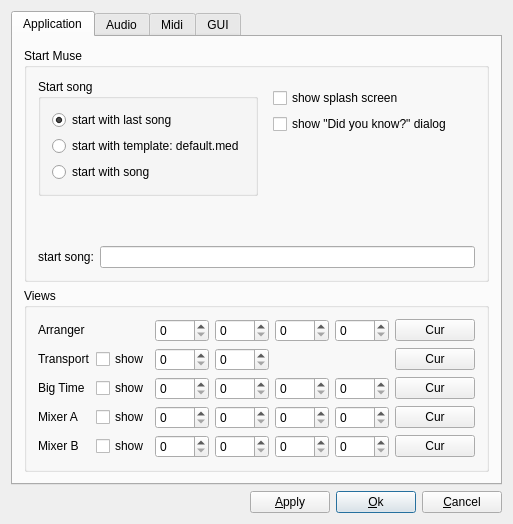
<?xml version="1.0" encoding="UTF-8"?>
<ui version="4.0">
 <class>GlobalSettingsDialogBase</class>
 <widget class="QDialog" name="GlobalSettingsDialogBase">
  <property name="geometry">
   <rect>
    <x>0</x>
    <y>0</y>
    <width>494</width>
    <height>518</height>
   </rect>
  </property>
  <property name="windowTitle">
   <string>MusE: Global Settings</string>
  </property>
  <layout class="QVBoxLayout">
   <property name="spacing">
    <number>6</number>
   </property>
   <property name="margin">
    <number>11</number>
   </property>
   <item>
    <widget class="QTabWidget" name="TabWidget2">
     <property name="sizePolicy">
      <sizepolicy hsizetype="Expanding" vsizetype="Preferred">
       <horstretch>0</horstretch>
       <verstretch>0</verstretch>
      </sizepolicy>
     </property>
     <widget class="QWidget" name="TabPage">
      <attribute name="title">
       <string>Application</string>
      </attribute>
      <layout class="QGridLayout">
       <item row="1" column="0">
        <widget class="QGroupBox" name="groupBox4">
         <property name="sizePolicy">
          <sizepolicy hsizetype="Preferred" vsizetype="Preferred">
           <horstretch>0</horstretch>
           <verstretch>0</verstretch>
          </sizepolicy>
         </property>
         <property name="title">
          <string>Views</string>
         </property>
         <layout class="QGridLayout">
          <item row="1" column="3">
           <widget class="QSpinBox" name="transportY">
            <property name="toolTip">
             <string>y-pos</string>
            </property>
            <property name="maximum">
             <number>9999</number>
            </property>
           </widget>
          </item>
          <item row="1" column="1">
           <widget class="QCheckBox" name="showTransport">
            <property name="text">
             <string>show</string>
            </property>
           </widget>
          </item>
          <item row="1" column="2">
           <widget class="QSpinBox" name="transportX">
            <property name="toolTip">
             <string>x-pos</string>
            </property>
            <property name="maximum">
             <number>9999</number>
            </property>
           </widget>
          </item>
          <item row="0" column="5">
           <widget class="QSpinBox" name="arrangerH">
            <property name="toolTip">
             <string>height</string>
            </property>
            <property name="maximum">
             <number>9999</number>
            </property>
           </widget>
          </item>
          <item row="0" column="4">
           <widget class="QSpinBox" name="arrangerW">
            <property name="toolTip">
             <string>width</string>
            </property>
            <property name="maximum">
             <number>9999</number>
            </property>
           </widget>
          </item>
          <item row="0" column="3">
           <widget class="QSpinBox" name="arrangerY">
            <property name="toolTip">
             <string>y-pos</string>
            </property>
            <property name="maximum">
             <number>9999</number>
            </property>
           </widget>
          </item>
          <item row="0" column="2">
           <widget class="QSpinBox" name="arrangerX">
            <property name="toolTip">
             <string>x-pos</string>
            </property>
            <property name="maximum">
             <number>9999</number>
            </property>
           </widget>
          </item>
          <item row="2" column="1">
           <widget class="QCheckBox" name="showBigtime">
            <property name="text">
             <string>show</string>
            </property>
           </widget>
          </item>
          <item row="2" column="2">
           <widget class="QSpinBox" name="bigtimeX">
            <property name="toolTip">
             <string>x-pos</string>
            </property>
            <property name="maximum">
             <number>9999</number>
            </property>
           </widget>
          </item>
          <item row="2" column="3">
           <widget class="QSpinBox" name="bigtimeY">
            <property name="toolTip">
             <string>y-pos</string>
            </property>
            <property name="maximum">
             <number>9999</number>
            </property>
           </widget>
          </item>
          <item row="2" column="4">
           <widget class="QSpinBox" name="bigtimeW">
            <property name="toolTip">
             <string>width</string>
            </property>
            <property name="maximum">
             <number>9999</number>
            </property>
           </widget>
          </item>
          <item row="2" column="5">
           <widget class="QSpinBox" name="bigtimeH">
            <property name="toolTip">
             <string>height</string>
            </property>
            <property name="maximum">
             <number>9999</number>
            </property>
           </widget>
          </item>
          <item row="3" column="1">
           <widget class="QCheckBox" name="showMixer">
            <property name="text">
             <string>show</string>
            </property>
           </widget>
          </item>
          <item row="4" column="1">
           <widget class="QCheckBox" name="showMixer2">
            <property name="text">
             <string>show</string>
            </property>
           </widget>
          </item>
          <item row="3" column="0">
           <widget class="QLabel" name="textLabel4">
            <property name="sizePolicy">
             <sizepolicy hsizetype="Preferred" vsizetype="Fixed">
              <horstretch>0</horstretch>
              <verstretch>0</verstretch>
             </sizepolicy>
            </property>
            <property name="text">
             <string>Mixer A</string>
            </property>
            <property name="wordWrap">
             <bool>false</bool>
            </property>
           </widget>
          </item>
          <item row="4" column="0">
           <widget class="QLabel" name="textLabel4_2">
            <property name="sizePolicy">
             <sizepolicy hsizetype="Preferred" vsizetype="Fixed">
              <horstretch>0</horstretch>
              <verstretch>0</verstretch>
             </sizepolicy>
            </property>
            <property name="text">
             <string>Mixer B</string>
            </property>
            <property name="wordWrap">
             <bool>false</bool>
            </property>
           </widget>
          </item>
          <item row="2" column="0">
           <widget class="QLabel" name="textLabel3">
            <property name="sizePolicy">
             <sizepolicy hsizetype="Preferred" vsizetype="Fixed">
              <horstretch>0</horstretch>
              <verstretch>0</verstretch>
             </sizepolicy>
            </property>
            <property name="text">
             <string>Big Time</string>
            </property>
            <property name="wordWrap">
             <bool>false</bool>
            </property>
           </widget>
          </item>
          <item row="0" column="0">
           <widget class="QLabel" name="textLabel1_3">
            <property name="sizePolicy">
             <sizepolicy hsizetype="Preferred" vsizetype="Fixed">
              <horstretch>0</horstretch>
              <verstretch>0</verstretch>
             </sizepolicy>
            </property>
            <property name="text">
             <string>Arranger</string>
            </property>
            <property name="wordWrap">
             <bool>false</bool>
            </property>
           </widget>
          </item>
          <item row="1" column="0">
           <widget class="QLabel" name="textLabel2">
            <property name="sizePolicy">
             <sizepolicy hsizetype="Preferred" vsizetype="Fixed">
              <horstretch>0</horstretch>
              <verstretch>0</verstretch>
             </sizepolicy>
            </property>
            <property name="text">
             <string>Transport</string>
            </property>
            <property name="wordWrap">
             <bool>false</bool>
            </property>
           </widget>
          </item>
          <item row="3" column="5">
           <widget class="QSpinBox" name="mixerH">
            <property name="toolTip">
             <string>height</string>
            </property>
            <property name="maximum">
             <number>9999</number>
            </property>
           </widget>
          </item>
          <item row="3" column="4">
           <widget class="QSpinBox" name="mixerW">
            <property name="toolTip">
             <string>width</string>
            </property>
            <property name="maximum">
             <number>9999</number>
            </property>
           </widget>
          </item>
          <item row="3" column="3">
           <widget class="QSpinBox" name="mixerY">
            <property name="toolTip">
             <string>y-pos</string>
            </property>
            <property name="maximum">
             <number>9999</number>
            </property>
           </widget>
          </item>
          <item row="3" column="2">
           <widget class="QSpinBox" name="mixerX">
            <property name="toolTip">
             <string>x-pos</string>
            </property>
            <property name="maximum">
             <number>9999</number>
            </property>
           </widget>
          </item>
          <item row="3" column="6">
           <widget class="QPushButton" name="setMixerCurrent">
            <property name="sizePolicy">
             <sizepolicy hsizetype="Minimum" vsizetype="Fixed">
              <horstretch>0</horstretch>
              <verstretch>0</verstretch>
             </sizepolicy>
            </property>
            <property name="toolTip">
             <string>set current values</string>
            </property>
            <property name="text">
             <string>Cur</string>
            </property>
           </widget>
          </item>
          <item row="4" column="5">
           <widget class="QSpinBox" name="mixer2H">
            <property name="toolTip">
             <string>height</string>
            </property>
            <property name="maximum">
             <number>9999</number>
            </property>
           </widget>
          </item>
          <item row="4" column="4">
           <widget class="QSpinBox" name="mixer2W">
            <property name="toolTip">
             <string>width</string>
            </property>
            <property name="maximum">
             <number>9999</number>
            </property>
           </widget>
          </item>
          <item row="4" column="3">
           <widget class="QSpinBox" name="mixer2Y">
            <property name="toolTip">
             <string>y-pos</string>
            </property>
            <property name="maximum">
             <number>9999</number>
            </property>
           </widget>
          </item>
          <item row="4" column="2">
           <widget class="QSpinBox" name="mixer2X">
            <property name="toolTip">
             <string>x-pos</string>
            </property>
            <property name="maximum">
             <number>9999</number>
            </property>
           </widget>
          </item>
          <item row="4" column="6">
           <widget class="QPushButton" name="setMixer2Current">
            <property name="sizePolicy">
             <sizepolicy hsizetype="Minimum" vsizetype="Fixed">
              <horstretch>0</horstretch>
              <verstretch>0</verstretch>
             </sizepolicy>
            </property>
            <property name="toolTip">
             <string>set current values</string>
            </property>
            <property name="text">
             <string>Cur</string>
            </property>
           </widget>
          </item>
          <item row="2" column="6">
           <widget class="QPushButton" name="setBigtimeCurrent">
            <property name="sizePolicy">
             <sizepolicy hsizetype="Preferred" vsizetype="Fixed">
              <horstretch>0</horstretch>
              <verstretch>0</verstretch>
             </sizepolicy>
            </property>
            <property name="toolTip">
             <string>set current values</string>
            </property>
            <property name="text">
             <string>Cur</string>
            </property>
           </widget>
          </item>
          <item row="0" column="6">
           <widget class="QPushButton" name="setArrangerCurrent">
            <property name="sizePolicy">
             <sizepolicy hsizetype="Preferred" vsizetype="Fixed">
              <horstretch>0</horstretch>
              <verstretch>0</verstretch>
             </sizepolicy>
            </property>
            <property name="toolTip">
             <string>set current values</string>
            </property>
            <property name="text">
             <string>Cur</string>
            </property>
           </widget>
          </item>
          <item row="1" column="6">
           <widget class="QPushButton" name="setTransportCurrent">
            <property name="sizePolicy">
             <sizepolicy hsizetype="Preferred" vsizetype="Fixed">
              <horstretch>0</horstretch>
              <verstretch>0</verstretch>
             </sizepolicy>
            </property>
            <property name="toolTip">
             <string>set current values</string>
            </property>
            <property name="text">
             <string>Cur</string>
            </property>
           </widget>
          </item>
         </layout>
        </widget>
       </item>
       <item row="0" column="0">
        <widget class="QGroupBox" name="groupBox3">
         <property name="title">
          <string>Start Muse</string>
         </property>
         <layout class="QGridLayout">
          <item row="0" column="0">
           <layout class="QGridLayout">
            <item row="0" column="1">
             <layout class="QVBoxLayout">
              <property name="margin">
               <number>9</number>
              </property>
              <item>
               <widget class="QCheckBox" name="showSplash">
                <property name="text">
                 <string>show splash screen</string>
                </property>
               </widget>
              </item>
              <item>
               <widget class="QCheckBox" name="showDidYouKnow">
                <property name="text">
                 <string>show &quot;Did you know?&quot; dialog</string>
                </property>
               </widget>
              </item>
              <item>
               <spacer name="spacer4">
                <property name="orientation">
                 <enum>Qt::Vertical</enum>
                </property>
                <property name="sizeType">
                 <enum>QSizePolicy::Expanding</enum>
                </property>
                <property name="sizeHint" stdset="0">
                 <size>
                  <width>20</width>
                  <height>20</height>
                 </size>
                </property>
               </spacer>
              </item>
             </layout>
            </item>
            <item row="1" column="0">
             <spacer name="spacer7_2">
              <property name="orientation">
               <enum>Qt::Vertical</enum>
              </property>
              <property name="sizeType">
               <enum>QSizePolicy::Expanding</enum>
              </property>
              <property name="sizeHint" stdset="0">
               <size>
                <width>20</width>
                <height>51</height>
               </size>
              </property>
             </spacer>
            </item>
            <item row="2" column="0" colspan="2">
             <layout class="QHBoxLayout">
              <item>
               <widget class="QLabel" name="textLabel1_2">
                <property name="text">
                 <string>start song:</string>
                </property>
                <property name="wordWrap">
                 <bool>false</bool>
                </property>
               </widget>
              </item>
              <item>
               <widget class="QLineEdit" name="startSongEntry"/>
              </item>
             </layout>
            </item>
            <item row="0" column="0">
             <widget class="QGroupBox" name="startSongBox">
              <property name="title">
               <string>Start song</string>
              </property>
              <layout class="QVBoxLayout" name="verticalLayout">
               <item>
                <widget class="QRadioButton" name="startLastButton">
                 <property name="text">
                  <string>start with last song</string>
                 </property>
                 <property name="checked">
                  <bool>true</bool>
                 </property>
                </widget>
               </item>
               <item>
                <widget class="QRadioButton" name="startEmptyButton">
                 <property name="sizePolicy">
                  <sizepolicy hsizetype="Minimum" vsizetype="Fixed">
                   <horstretch>0</horstretch>
                   <verstretch>0</verstretch>
                  </sizepolicy>
                 </property>
                 <property name="text">
                  <string>start with template: default.med</string>
                 </property>
                 <property name="checked">
                  <bool>false</bool>
                 </property>
                </widget>
               </item>
               <item>
                <widget class="QRadioButton" name="startSongButton">
                 <property name="text">
                  <string>start with song</string>
                 </property>
                </widget>
               </item>
              </layout>
             </widget>
            </item>
           </layout>
          </item>
         </layout>
        </widget>
       </item>
      </layout>
     </widget>
     <widget class="QWidget" name="tab">
      <attribute name="title">
       <string>Audio</string>
      </attribute>
      <layout class="QGridLayout">
       <item row="0" column="0">
        <widget class="QGroupBox" name="GroupBox4">
         <property name="title">
          <string>Mixer</string>
         </property>
         <layout class="QGridLayout">
          <property name="margin">
           <number>11</number>
          </property>
          <property name="spacing">
           <number>6</number>
          </property>
          <item row="0" column="1">
           <widget class="QSpinBox" name="minSliderSelect">
            <property name="suffix">
             <string>dB</string>
            </property>
            <property name="minimum">
             <number>-100</number>
            </property>
            <property name="maximum">
             <number>0</number>
            </property>
            <property name="singleStep">
             <number>10</number>
            </property>
            <property name="value">
             <number>-60</number>
            </property>
           </widget>
          </item>
          <item row="1" column="0">
           <widget class="QLabel" name="TextLabel3_2">
            <property name="text">
             <string>min. Meter Value</string>
            </property>
            <property name="wordWrap">
             <bool>false</bool>
            </property>
           </widget>
          </item>
          <item row="0" column="0">
           <widget class="QLabel" name="TextLabel2_2">
            <property name="text">
             <string>min. Slider Val</string>
            </property>
            <property name="wordWrap">
             <bool>false</bool>
            </property>
           </widget>
          </item>
          <item row="1" column="1">
           <widget class="QSpinBox" name="minMeterSelect">
            <property name="suffix">
             <string>dB</string>
            </property>
            <property name="minimum">
             <number>-100</number>
            </property>
            <property name="maximum">
             <number>0</number>
            </property>
            <property name="singleStep">
             <number>10</number>
            </property>
            <property name="value">
             <number>-60</number>
            </property>
           </widget>
          </item>
          <item row="2" column="0">
           <widget class="QLabel" name="freewheelLabel">
            <property name="text">
             <string>Use Jack freewheel mode if possible.
(Speeds up bounce operations).</string>
            </property>
            <property name="wordWrap">
             <bool>false</bool>
            </property>
           </widget>
          </item>
          <item row="3" column="1">
           <widget class="QCheckBox" name="denormalCheckBox">
            <property name="text">
             <string/>
            </property>
           </widget>
          </item>
          <item row="2" column="1">
           <widget class="QCheckBox" name="freewheelCheckBox">
            <property name="text">
             <string/>
            </property>
           </widget>
          </item>
          <item row="3" column="0">
           <widget class="QLabel" name="textLabel1_5">
            <property name="text">
             <string>Enable denormal protection</string>
            </property>
            <property name="wordWrap">
             <bool>false</bool>
            </property>
           </widget>
          </item>
          <item row="4" column="0">
           <widget class="QLabel" name="textLabel1_5_2">
            <property name="text">
             <string>Enable output limiter</string>
            </property>
            <property name="wordWrap">
             <bool>false</bool>
            </property>
           </widget>
          </item>
          <item row="4" column="1">
           <widget class="QCheckBox" name="outputLimiterCheckBox">
            <property name="text">
             <string/>
            </property>
           </widget>
          </item>
          <item row="5" column="0">
           <widget class="QLabel" name="vstInPlaceTextLabel">
            <property name="text">
             <string>Enable in-place processing for VST plugins.
(Requires restart.)</string>
            </property>
            <property name="wordWrap">
             <bool>false</bool>
            </property>
           </widget>
          </item>
          <item row="5" column="1">
           <widget class="QCheckBox" name="vstInPlaceCheckBox">
            <property name="whatsThis">
             <string>Turn this off if VST Ladspa effect rack plugins do not work or feedback loudly, even if they are supposed to be in-place capable.</string>
            </property>
            <property name="text">
             <string/>
            </property>
           </widget>
          </item>
         </layout>
        </widget>
       </item>
       <item row="1" column="0">
        <widget class="QGroupBox" name="groupBox13">
         <property name="title">
          <string>External Waveditor</string>
         </property>
         <layout class="QGridLayout">
          <item row="0" column="0">
           <layout class="QGridLayout">
            <item row="0" column="0">
             <layout class="QHBoxLayout">
              <item>
               <widget class="QLabel" name="textLabel2_2">
                <property name="sizePolicy">
                 <sizepolicy hsizetype="Preferred" vsizetype="Preferred">
                  <horstretch>1</horstretch>
                  <verstretch>0</verstretch>
                 </sizepolicy>
                </property>
                <property name="text">
                 <string>External Waveditor command</string>
                </property>
                <property name="wordWrap">
                 <bool>false</bool>
                </property>
               </widget>
              </item>
              <item>
               <spacer name="spacer13">
                <property name="orientation">
                 <enum>Qt::Horizontal</enum>
                </property>
                <property name="sizeType">
                 <enum>QSizePolicy::Expanding</enum>
                </property>
                <property name="sizeHint" stdset="0">
                 <size>
                  <width>60</width>
                  <height>23</height>
                 </size>
                </property>
               </spacer>
              </item>
              <item>
               <widget class="QLineEdit" name="externalWavEditorSelect">
                <property name="sizePolicy">
                 <sizepolicy hsizetype="Expanding" vsizetype="Fixed">
                  <horstretch>2</horstretch>
                  <verstretch>0</verstretch>
                 </sizepolicy>
                </property>
               </widget>
              </item>
             </layout>
            </item>
            <item row="1" column="0">
             <widget class="QLabel" name="textLabel1_6">
              <property name="font">
               <font>
                <pointsize>8</pointsize>
               </font>
              </property>
              <property name="text">
               <string>Note: External editor opened from the internal editor.</string>
              </property>
              <property name="wordWrap">
               <bool>false</bool>
              </property>
             </widget>
            </item>
           </layout>
          </item>
         </layout>
        </widget>
       </item>
       <item row="2" column="0">
        <widget class="QGroupBox" name="dummyAudioGroupBox">
         <property name="title">
          <string>Dummy Audio Driver (settings require restart)</string>
         </property>
         <layout class="QGridLayout">
          <item row="0" column="0">
           <widget class="QLabel" name="dummyAudioRateLabel">
            <property name="text">
             <string>Preferred sample rate</string>
            </property>
            <property name="wordWrap">
             <bool>false</bool>
            </property>
           </widget>
          </item>
          <item row="0" column="1">
           <widget class="QSpinBox" name="dummyAudioRate">
            <property name="whatsThis">
             <string>Actual rate used depends on limitations of
 timer used. If a high rate timer is available,
 short periods can be used with high sample rates. 
Period affects midi playback resolution. 
Shorter periods are desirable.</string>
            </property>
            <property name="suffix">
             <string>Hz</string>
            </property>
            <property name="minimum">
             <number>3000</number>
            </property>
            <property name="maximum">
             <number>200000</number>
            </property>
            <property name="singleStep">
             <number>10</number>
            </property>
            <property name="value">
             <number>44100</number>
            </property>
           </widget>
          </item>
          <item row="1" column="0">
           <widget class="QLabel" name="dummyAudioRealRateLabel">
            <property name="text">
             <string>Actual rate used now (dummy or not):</string>
            </property>
            <property name="wordWrap">
             <bool>false</bool>
            </property>
           </widget>
          </item>
          <item row="1" column="1">
           <widget class="QLabel" name="dummyAudioRealRate">
            <property name="text">
             <string>---</string>
            </property>
            <property name="wordWrap">
             <bool>false</bool>
            </property>
           </widget>
          </item>
          <item row="2" column="0">
           <widget class="QLabel" name="dummyAudioSizeLabel">
            <property name="text">
             <string>Period size (Frames per period):</string>
            </property>
            <property name="wordWrap">
             <bool>false</bool>
            </property>
           </widget>
          </item>
          <item row="2" column="1">
           <widget class="QComboBox" name="dummyAudioSize">
            <item>
             <property name="text">
              <string>16</string>
             </property>
            </item>
            <item>
             <property name="text">
              <string>32</string>
             </property>
            </item>
            <item>
             <property name="text">
              <string>64</string>
             </property>
            </item>
            <item>
             <property name="text">
              <string>128</string>
             </property>
            </item>
            <item>
             <property name="text">
              <string>256</string>
             </property>
            </item>
            <item>
             <property name="text">
              <string>512</string>
             </property>
            </item>
            <item>
             <property name="text">
              <string>1024</string>
             </property>
            </item>
            <item>
             <property name="text">
              <string>2048</string>
             </property>
            </item>
           </widget>
          </item>
         </layout>
        </widget>
       </item>
      </layout>
     </widget>
     <widget class="QWidget" name="tab">
      <attribute name="title">
       <string>Midi</string>
      </attribute>
      <layout class="QVBoxLayout">
       <property name="spacing">
        <number>6</number>
       </property>
       <property name="margin">
        <number>11</number>
       </property>
       <item>
        <widget class="QGroupBox" name="GroupBox2">
         <property name="title">
          <string>Ticks</string>
         </property>
         <layout class="QGridLayout">
          <property name="margin">
           <number>11</number>
          </property>
          <property name="spacing">
           <number>6</number>
          </property>
          <item row="0" column="0">
           <widget class="QLabel" name="TextLabel3">
            <property name="text">
             <string>RTC Resolution
(Ticks/Sec)</string>
            </property>
            <property name="wordWrap">
             <bool>false</bool>
            </property>
           </widget>
          </item>
          <item row="0" column="1">
           <widget class="QComboBox" name="rtcResolutionSelect">
            <item>
             <property name="text">
              <string>1024</string>
             </property>
            </item>
            <item>
             <property name="text">
              <string>2048</string>
             </property>
            </item>
            <item>
             <property name="text">
              <string>4096</string>
             </property>
            </item>
            <item>
             <property name="text">
              <string>8192</string>
             </property>
            </item>
            <item>
             <property name="text">
              <string>16384</string>
             </property>
            </item>
            <item>
             <property name="text">
              <string>32768</string>
             </property>
            </item>
           </widget>
          </item>
          <item row="1" column="0">
           <widget class="QLabel" name="midiResLabel">
            <property name="text">
             <string>Midi Resolution
(Ticks/Quarternote)</string>
            </property>
            <property name="wordWrap">
             <bool>false</bool>
            </property>
           </widget>
          </item>
          <item row="1" column="1">
           <widget class="QComboBox" name="midiDivisionSelect">
            <property name="currentIndex">
             <number>3</number>
            </property>
            <item>
             <property name="text">
              <string>48</string>
             </property>
            </item>
            <item>
             <property name="text">
              <string>96</string>
             </property>
            </item>
            <item>
             <property name="text">
              <string>192</string>
             </property>
            </item>
            <item>
             <property name="text">
              <string>384</string>
             </property>
            </item>
            <item>
             <property name="text">
              <string>768</string>
             </property>
            </item>
            <item>
             <property name="text">
              <string>1536</string>
             </property>
            </item>
            <item>
             <property name="text">
              <string>3072</string>
             </property>
            </item>
            <item>
             <property name="text">
              <string>6144</string>
             </property>
            </item>
            <item>
             <property name="text">
              <string>12288</string>
             </property>
            </item>
           </widget>
          </item>
          <item row="2" column="0">
           <widget class="QLabel" name="TextLabel4">
            <property name="text">
             <string>Displayed Resolution
(Ticks/Quarternote)</string>
            </property>
            <property name="wordWrap">
             <bool>false</bool>
            </property>
           </widget>
          </item>
          <item row="2" column="1">
           <widget class="QComboBox" name="guiDivisionSelect">
            <property name="currentIndex">
             <number>3</number>
            </property>
            <item>
             <property name="text">
              <string>48</string>
             </property>
            </item>
            <item>
             <property name="text">
              <string>96</string>
             </property>
            </item>
            <item>
             <property name="text">
              <string>192</string>
             </property>
            </item>
            <item>
             <property name="text">
              <string>384</string>
             </property>
            </item>
            <item>
             <property name="text">
              <string>768</string>
             </property>
            </item>
            <item>
             <property name="text">
              <string>1536</string>
             </property>
            </item>
            <item>
             <property name="text">
              <string>3072</string>
             </property>
            </item>
            <item>
             <property name="text">
              <string>6144</string>
             </property>
            </item>
            <item>
             <property name="text">
              <string>12288</string>
             </property>
            </item>
           </widget>
          </item>
         </layout>
        </widget>
       </item>
      </layout>
     </widget>
     <widget class="QWidget" name="tab">
      <attribute name="title">
       <string>GUI</string>
      </attribute>
      <layout class="QGridLayout">
       <item row="1" column="0">
        <widget class="QLabel" name="textLabel1">
         <property name="text">
          <string>Help Browser:</string>
         </property>
         <property name="wordWrap">
          <bool>false</bool>
         </property>
        </widget>
       </item>
       <item row="0" column="0" colspan="3">
        <widget class="QLabel" name="TextLabel1">
         <property name="text">
          <string>GUI Refresh Rate</string>
         </property>
         <property name="wordWrap">
          <bool>false</bool>
         </property>
        </widget>
       </item>
       <item row="0" column="3" colspan="2">
        <widget class="QSpinBox" name="guiRefreshSelect">
         <property name="suffix">
          <string>/sec</string>
         </property>
         <property name="minimum">
          <number>2</number>
         </property>
         <property name="maximum">
          <number>100</number>
         </property>
         <property name="value">
          <number>20</number>
         </property>
        </widget>
       </item>
       <item row="1" column="1" colspan="4">
        <widget class="QLineEdit" name="helpBrowser"/>
       </item>
       <item row="4" column="0">
        <spacer name="spacer2">
         <property name="orientation">
          <enum>Qt::Vertical</enum>
         </property>
         <property name="sizeType">
          <enum>QSizePolicy::Expanding</enum>
         </property>
         <property name="sizeHint" stdset="0">
          <size>
           <width>20</width>
           <height>240</height>
          </size>
         </property>
        </spacer>
       </item>
       <item row="4" column="4">
        <spacer name="spacer3">
         <property name="orientation">
          <enum>Qt::Vertical</enum>
         </property>
         <property name="sizeType">
          <enum>QSizePolicy::Expanding</enum>
         </property>
         <property name="sizeHint" stdset="0">
          <size>
           <width>20</width>
           <height>240</height>
          </size>
         </property>
        </spacer>
       </item>
       <item row="2" column="5">
        <widget class="QCheckBox" name="oldStyleStopCheckBox">
         <property name="sizePolicy">
          <sizepolicy hsizetype="Fixed" vsizetype="Fixed">
           <horstretch>0</horstretch>
           <verstretch>0</verstretch>
          </sizepolicy>
         </property>
         <property name="text">
          <string/>
         </property>
        </widget>
       </item>
       <item row="3" column="5">
        <widget class="QCheckBox" name="moveArmedCheckBox">
         <property name="sizePolicy">
          <sizepolicy hsizetype="Fixed" vsizetype="Fixed">
           <horstretch>0</horstretch>
           <verstretch>0</verstretch>
          </sizepolicy>
         </property>
         <property name="text">
          <string/>
         </property>
        </widget>
       </item>
       <item row="2" column="2" colspan="3">
        <spacer name="spacer7">
         <property name="orientation">
          <enum>Qt::Horizontal</enum>
         </property>
         <property name="sizeType">
          <enum>QSizePolicy::Expanding</enum>
         </property>
         <property name="sizeHint" stdset="0">
          <size>
           <width>270</width>
           <height>20</height>
          </size>
         </property>
        </spacer>
       </item>
       <item row="2" column="0" colspan="2">
        <widget class="QLabel" name="textLabel1_4">
         <property name="text">
          <string>Use old-style stop shortcut:</string>
         </property>
         <property name="wordWrap">
          <bool>false</bool>
         </property>
        </widget>
       </item>
       <item row="3" column="0" colspan="3">
        <widget class="QLabel" name="textLabel1_4_2">
         <property name="text">
          <string>Move single armed track with selection</string>
         </property>
         <property name="wordWrap">
          <bool>false</bool>
         </property>
        </widget>
       </item>
       <item row="3" column="3" colspan="2">
        <spacer name="spacer7_3">
         <property name="orientation">
          <enum>Qt::Horizontal</enum>
         </property>
         <property name="sizeType">
          <enum>QSizePolicy::Expanding</enum>
         </property>
         <property name="sizeHint" stdset="0">
          <size>
           <width>210</width>
           <height>20</height>
          </size>
         </property>
        </spacer>
       </item>
      </layout>
     </widget>
    </widget>
   </item>
   <item>
    <layout class="QHBoxLayout">
     <property name="spacing">
      <number>6</number>
     </property>
     <property name="margin">
      <number>0</number>
     </property>
     <item>
      <spacer name="Spacer1">
       <property name="orientation">
        <enum>Qt::Horizontal</enum>
       </property>
       <property name="sizeType">
        <enum>QSizePolicy::Expanding</enum>
       </property>
       <property name="sizeHint" stdset="0">
        <size>
         <width>20</width>
         <height>20</height>
        </size>
       </property>
      </spacer>
     </item>
     <item>
      <widget class="QPushButton" name="applyButton">
       <property name="text">
        <string>&amp;Apply</string>
       </property>
      </widget>
     </item>
     <item>
      <widget class="QPushButton" name="okButton">
       <property name="text">
        <string>&amp;Ok</string>
       </property>
       <property name="default">
        <bool>true</bool>
       </property>
      </widget>
     </item>
     <item>
      <widget class="QPushButton" name="cancelButton">
       <property name="text">
        <string>&amp;Cancel</string>
       </property>
      </widget>
     </item>
    </layout>
   </item>
  </layout>
 </widget>
 <layoutdefault spacing="6" margin="11"/>
 <pixmapfunction>qPixmapFromMimeSource</pixmapfunction>
 <resources/>
 <connections/>
</ui>
